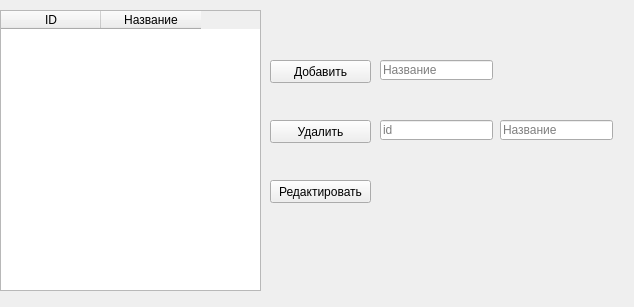
<?xml version="1.0" encoding="UTF-8"?>
<ui version="4.0">
 <class>Property</class>
 <widget class="QMainWindow" name="Property">
  <property name="enabled">
   <bool>true</bool>
  </property>
  <property name="geometry">
   <rect>
    <x>0</x>
    <y>0</y>
    <width>634</width>
    <height>307</height>
   </rect>
  </property>
  <property name="mouseTracking">
   <bool>true</bool>
  </property>
  <property name="tabletTracking">
   <bool>true</bool>
  </property>
  <property name="windowTitle">
   <string>Справочник свойст номеров</string>
  </property>
  <widget class="QWidget" name="widget">
   <property name="focusPolicy">
    <enum>Qt::TabFocus</enum>
   </property>
   <widget class="QTableWidget" name="tableWidget">
    <property name="enabled">
     <bool>true</bool>
    </property>
    <property name="geometry">
     <rect>
      <x>0</x>
      <y>10</y>
      <width>261</width>
      <height>281</height>
     </rect>
    </property>
    <property name="maximumSize">
     <size>
      <width>881</width>
      <height>16777215</height>
     </size>
    </property>
    <property name="mouseTracking">
     <bool>false</bool>
    </property>
    <property name="autoFillBackground">
     <bool>true</bool>
    </property>
    <column>
     <property name="text">
      <string>ID</string>
     </property>
    </column>
    <column>
     <property name="text">
      <string>Название</string>
     </property>
    </column>
   </widget>
   <widget class="QPushButton" name="alter_button">
    <property name="geometry">
     <rect>
      <x>270</x>
      <y>180</y>
      <width>101</width>
      <height>23</height>
     </rect>
    </property>
    <property name="text">
     <string>Редактировать</string>
    </property>
   </widget>
   <widget class="QPushButton" name="add_button">
    <property name="geometry">
     <rect>
      <x>270</x>
      <y>60</y>
      <width>101</width>
      <height>23</height>
     </rect>
    </property>
    <property name="text">
     <string>Добавить</string>
    </property>
   </widget>
   <widget class="QPushButton" name="delete_button">
    <property name="geometry">
     <rect>
      <x>270</x>
      <y>120</y>
      <width>101</width>
      <height>23</height>
     </rect>
    </property>
    <property name="text">
     <string>Удалить</string>
    </property>
   </widget>
   <widget class="QLineEdit" name="adding_type">
    <property name="geometry">
     <rect>
      <x>380</x>
      <y>60</y>
      <width>113</width>
      <height>20</height>
     </rect>
    </property>
    <property name="text">
     <string/>
    </property>
    <property name="maxLength">
     <number>50</number>
    </property>
    <property name="placeholderText">
     <string>Название</string>
    </property>
   </widget>
   <widget class="QLineEdit" name="id_property">
    <property name="geometry">
     <rect>
      <x>380</x>
      <y>120</y>
      <width>113</width>
      <height>20</height>
     </rect>
    </property>
    <property name="placeholderText">
     <string>id</string>
    </property>
   </widget>
   <widget class="QLineEdit" name="delete_type">
    <property name="geometry">
     <rect>
      <x>500</x>
      <y>120</y>
      <width>113</width>
      <height>20</height>
     </rect>
    </property>
    <property name="text">
     <string/>
    </property>
    <property name="maxLength">
     <number>25</number>
    </property>
    <property name="placeholderText">
     <string>Название</string>
    </property>
   </widget>
  </widget>
 </widget>
 <resources/>
 <connections/>
</ui>
